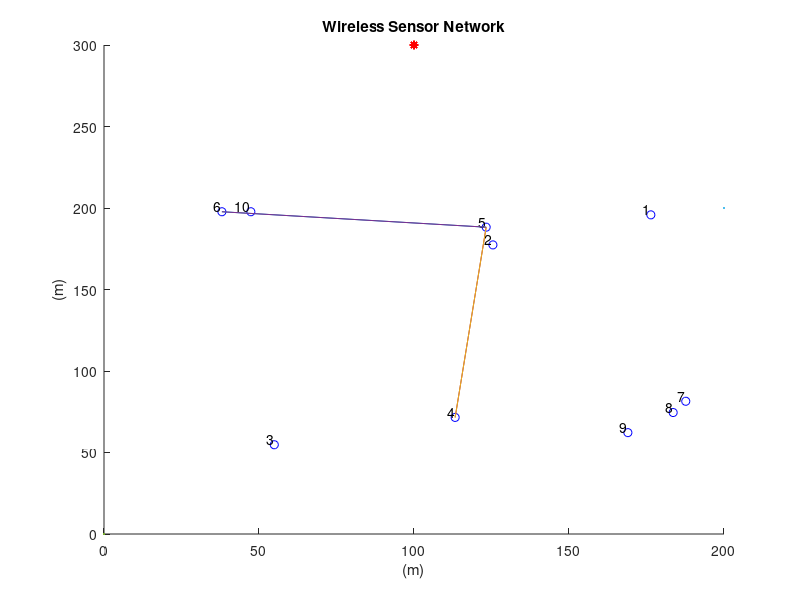

Here is the MATLAB script that generated this plot:
% inisialisasi node
close all;
clear;
clc;
xm=200;             %ukuran dimensi plot
ym=200;             %ukuran dimensi plot
x=0;
y=0;
n=10;               %jumlah node yang di inisialisasi
nCH=3;              % jumlah CH yang dijadikan CH pegasis
dead_nodes=0;       %jumlah node yang mati
sinkx=100;          %koordinat Sink Node
sinky=300;          %koordinat Sink Node
Emin=0.5;           %inisialisai energi minum
Emax=1;             %inisialisasi energi maksimum
Eelec=50*10^(-9);   %energi yang dibutuhkan untuk running ( transmiter atau reciver)
Eamp=100*10^(-12);  %faktor pengali amplifire
EDA=5*10^(-9);      %energi agregasi data
k=2000;             %bersar paket yangdikirimkan
p=0.05;             %faktor pengali untuk menentukan cluster head
No=p*n;             %jumlah cluster head dengan faktor pengali P
rnd=0;              %ronde dari operasi
operating_nodes=n;  %jumlah operasi node
transmissions=0;    %variable transmisi
temp_val=0;
flag1stdead=0;

%PEGASIS%
d(n,n)=0;
temp_dead=0;
dead_nodes=0;
selected=0;
count=0;
turn=0;
locIDx=[];
locIDy=[];


for i=1:n
    
    SN(i).id=i;	% sensor's ID number
    SN(i).x=rand(1,1)*xm;	% X-axis coordinates of sensor node
    SN(i).y=rand(1,1)*ym;	% Y-axis coordinates of sensor node
    locIDx(i)=SN(i).x;
    locIDy(i)=SN(i).y;    
    %     fprintf('x = %u , y = %u \n', [locIDx(i) locIDy(i)].');
    SN(i).E=(Emax-Emin).*rand(1,1)+Emin;     % nodes energy levels (initially set to be equal to "Eo"
    SN(i).role=0;   % node acts as normal if the value is '0', if elected as a cluster head it  gets the value '1' (initially all nodes are normal)
    SN(i).cond=1;	% States the current condition of the node. when the node is operational its value is =1 and when dead =0
    SN(i).rop=0;	% number of rounds node was operational
    SN(i).dts=0;    % nodes distance from the sink
    SN(i).tel=0;	% states how many times the node was elected as a Cluster Head
    
    %LEACH%
    SN(i).rn=0;     % round node got elected as cluster head
    SN(i).chid=0;   % node ID of the cluster head which the "i" normal node belongs to
    SN(i).cluster=0;	% the cluster which a node belongs to
    SN(i).dtch=0;	% nodes distance from the cluster head of the cluster in which he belongs
    
    %PEGASIS%
    SN(i).pos=0;
    SN(i).closest=0;
    SN(i).prev=0;
    SN(i).dis=0;	% distance between two nodes headin towards to the cluster head from position 1
    SN(i).dis2=0;   % distance between two nodes headin towards to the cluster head from position 2
    SN(i).order=0;
    SN(i).sel=0;    % states if the node has already operated for this round or not (if 0 then no, if 1 then yes)
    order(i)=0;
    
    labels = {SN(i).id};
    hold on;
    figure(1)
    plot(x,y,xm,ym,SN(i).x,SN(i).y,'ob',sinkx,sinky,'*r');
    text(SN(i).x,SN(i).y,labels,'VerticalAlignment','bottom','HorizontalAlignment','right')
    title 'Wireless Sensor Network';
    xlabel '(m)';
    ylabel '(m)';
    
end

%%%%%% Set-Up Phase %%%%%%

% while operating_nodes>5
    for z=1:2
    rnd;
    CLheads=0;
    energy=0;
    % Cluster Heads Election %
    for i=1:n
        SN(i).cluster=0;    % reseting cluster in which the node belongs to
        SN(i).role=0;       % reseting node role
        SN(i).chid=0;       % reseting cluster head id
    end
    if (SN(i).E>0)
        for i=1:n
            T(i)=SN(i).E;
        end
        A=sort(T,'descend'); % Creates array A containing the energy level each node,
        A_id(1:n)=0;
        for i=1:n
            for j=1:n
                if A(i)==SN(j).E
                    A_id(i)=SN(j).id;
                end
            end
        end
        topID=[];
        topPower=[];
        for i=1:nCH
            topPower(i)=A(i);
            topID(i)=A_id(i);
            SN(topID(i)).role=1;	% assigns the node role of acluster head
            SN(topID(i)).rn=rnd;	% Assigns the round that the cluster head was elected to the data table
            SN(topID(i)).tel=SN(topID(i)).tel + 1;
            SN(topID(i)).dts=sqrt((sinkx-SN(topID(i)).x)^2 + (sinky-SN(topID(i)).y)^2); % calculates the distance between the sink and the cluster hea
            CLheads=CLheads+1;	% sum of cluster heads that have been elected
            SN(topID(i)).cluster=CLheads; % cluster of which the node got elected to be cluster head
            CL(CLheads).x=SN(topID(i)).x; % X-axis coordinates of elected cluster head
            CL(CLheads).y=SN(topID(i)).y; % Y-axis coordinates of elected cluster head
            CL(CLheads).id=topID(i); % Assigns the node ID of the newly elected cluster head to an array
        end
    end
    % Fixing the size of "CL" array %
    CL=CL(1:CLheads);
    % Grouping the Nodes into Clusters & caclulating the distance between node and cluster head %
    for i=1:n
        %         fprintf('ID = %u , Role = %u \n', [(i) SN(i).role].');
        if  (SN(i).role==0) && (SN(i).E>0) && (CLheads>0) % if node is normal
            for m=1:CLheads
                d(m)=sqrt((CL(m).x-SN(i).x)^2 + (CL(m).y-SN(i).y)^2);
            end
            d=d(1:CLheads); % fixing the size of "d" array
            [M,I]=min(d(:)); % finds the minimum distance of node to CH
            [Row, Col] = ind2sub(size(d),I); % displays the Cluster Number in which this node belongs too
            SN(i).cluster=Col; % assigns node to the cluster
            SN(i).dtch= d(Col); % assigns the distance of node to CH
            SN(i).chid=CL(Col).id;
%             fprintf('ID = %u \t , ch = %u \n', [i , SN(i).chid].');
        end
    end
    
    
    q=0;
    dead_nodesPeg=0;
    EelecPeg=50*10^(-9); % units in Joules/bit
    ETxPeg=50*10^(-9); % units in Joules/bit
    ERxPeg=50*10^(-9); % units in Joules/bit
    EampPeg=100*10^(-12); % units in Joules/bit/m^2 (amount of energy spent by the amplifier to transmit the bits)
    EDAPeg=5*10^(-9); % units in Joules/bit
    rndPeg=0;
    operating_nodesPeg=nCH;
    transmissionsPeg=0;
    d(nCH,nCH)=0;
    dist_list(nCH,nCH)=0;
    temp_deadPeg=0;
    dead_nodesPeg=0;
    selectedPeg=0;
    flag1stdeadPeg=0;
    countPeg=0;
    turnPeg=0;
    temp_valPeg=0;
    cl_posPeg=0;
     
    % Plotting the WSN %
    IDPEG=[];
    POWERPEG=[];
    res=1;  %separate LEACH and PEGASIS variable
    locTOPIDx=[];
    locTOPIDy=[];
    for i=1:n
        for j=1:nCH
            if i==topID(j)
                locTOPIDx(res)=locIDx(i);
                locTOPIDy(res)=locIDy(i);
                IDPEG(res) =i;
                POWERPEG(res)=topPower(j);
                %       fprintf('id(j) = %u , power = %u \n', [(i) topPower(j)].');
                res=res+1;
            end
        end
    end
    % for i=1:nCH
    %
    % end
    for i=1:n
        SN(i).idPeg=i;
        for x=1:nCH
            if i==IDPEG(x)
                SN(i).xPeg=locTOPIDx(x);	% X-axis coordinates of sensor node
                SN(i).yPeg=locTOPIDy(x);	% Y-axis coordinates of sensor node
                labels = {IDPEG(x)};
                labelse = {POWERPEG(x)};
                SN(x).re=IDPEG(x);
                
                SN(i).EPeg=SN(i).E;     % nodes energy levels (initially set to be equal to "Eo"
                SN(i).condPeg=SN(i).cond;   % States the current condition of the node. when the node is operational its value is =1 and when dead =0
                SN(i).dtsPeg=0;    % nodes distance from the sink
                SN(i).rolePeg=0;   % node acts as normal if the value is '0', if elected as a cluster head it  gets the value '1' (initially all nodes are normal)
                SN(i).posPeg=0;
                SN(i).closestPeg=0;
                SN(i).prevPeg=0;
                SN(i).disPeg=0;	% distance between two nodes headin towards to the cluster head from position 1
                SN(i).dis2Peg=0;   % distance between two nodes headin towards to the cluster head from position 2
                SN(i).orderPeg=0;
                SN(i).selPeg=0;    % states if the node has already operated for this round or not (if 0 then no, if 1 then yes)
                SN(i).ropPeg=0;    % number of rounds node was operational
                SN(i).telPeg=0;    % states how many times the node was elected as a Cluster Head
                hold on;
            else
                SN(i).xPeg=locIDx(i);	% X-axis coordinates of sensor node
                SN(i).yPeg=locIDy(i);	% Y-axis coordinates of sensor node
                labels = {(i)};
                labelse = {A(i)};
                hold on;
            end
        end
        
        
        %orderPeg(i)=0;
        
        %         if z==1
        %             hold on;
        %             figure(10)
        %             plot(x,y,xm,ym,SN(i).xPeg,SN(i).yPeg,'ob',sinkx,sinky,'*r');
        %             text(SN(i).xPeg,SN(i).yPeg,labels,'VerticalAlignment','bottom','HorizontalAlignment','right');
        %             hold on;
        %             title 'Wireless Sensor Network Pegasis';
        %             xlabel '(m)';
        %             ylabel '(m)';
        %         end
        
        %         if z==2
        %             hold on;
        %             figure(11)
        %             plot(x,y,xm,ym,SN(i).xPeg,SN(i).yPeg,'ob',sinkx,sinky,'*r');
        %             text(SN(i).xPeg,SN(i).yPeg,labels,'VerticalAlignment','bottom','HorizontalAlignment','right');
        %             hold on;
        %             title 'Wireless Sensor Network Pegasis';
        %             xlabel '(m)';
        %             ylabel '(m)';
        %         end
    end
    
    % Calculates Distance Between Each Node and the Sink (Base Station) %
    for i=1:n
        for j=1:nCH
            if  i==IDPEG(j)
                SN(i).dtsPeg=sqrt((sinkx-SN(i).xPeg)^2 + (sinky-SN(i).yPeg)^2);
                SN(i).EPegsink=EelecPeg*k + EampPeg*k*(SN(i).dtsPeg)^2;
                T(i)=SN(i).dtsPeg;
            end
        end
    end
    
    
    
    APeg=sort(T,'descend'); % Creates array APeg containing the distance between each node and the sink,
    % sorted in an asceding order
    
    APeg_id(1:n)=0;
    % Creates array APeg_id which is sorted in a way that it's elements are
    % aligned with those of APeg. Contains the node ID
    for i=1:n
        for j=1:n
            if APeg(i)==SN(j).dtsPeg
                APeg_id(i)=SN(j).idPeg;
            end
        end
    end
    
    
    % Creation of d Array with shortest distances %
    
    
    for i=1:nCH 
        SN(i).closestPeg=0;
        for j=1:nCH
            %             for x=1:nCH
            %                 if  i==IDPEG(x)
            d(j,i)=sqrt((SN(i).xPeg-SN(j).xPeg)^2 + (SN(i).yPeg-SN(j).yPeg)^2);
            dist_list(j,i) = d(j,i);
            if d(j,i)==0
                d(j,i)=9999;
                dist_list(j,i) = d(j,i); %Creates array containing distance between nodes
                %                     end
                %                 end
            end
        end
    end
    
    
    for i=1:nCH
        
        [M,I]=min(d(:,i)); % finds the minimum distance of node to CH
        %         fprintf('size d = %u, ',[size(d)].');
        [Row, Col] = ind2sub(size(d),I); % displays the Cluster Number in which this node belongs too
        SN(IDPEG(i)).closestPeg=IDPEG(Row); % assigns node to the cluster
        %         fprintf(' d = %u, ',[d(Row,i)].');
        SN(IDPEG(i)).disPeg= d(Row,i); % assigns the distance of node to CH
        %         fprintf('id = %u , closest = %u, dis = %u \n' , [(IDPEG(i)) SN(IDPEG(i)).closestPeg , SN(IDPEG(i)).disPeg].');
        
        
    end
    
    
    % Choosing furthest node from sink %
    for i=1:nCH
        
        if SN(APeg_id(i)).EPeg>0 && SN(APeg_id(i)).selPeg==0 && SN(APeg_id(i)).condPeg==1
            set= APeg_id(i);
            SN(set).selPeg=1;
            SN(set).posPeg=1;
            %             fprintf('id = %u' , [ set].');
            break;
            
        end
    end
    orderPeg(1)=set;
    
    tempPeg=1;
    while selectedPeg<nCH
        min_disPeg=9999;
        for i=1:n
            for x=1:nCH
                if i==IDPEG(x)
                    if  SN(i).selPeg==0
                        d=sqrt((SN(i).xPeg-SN(set).xPeg)^2 + (SN(i).yPeg-SN(set).yPeg)^2);
                        if d<min_disPeg
                            min_disPeg=d;
                            next=i;
                        end
                    end
                end
            end
        end
        selectedPeg=selectedPeg+1;
        SN(set).closestPeg=next;
        SN(set).disPeg=min_disPeg;
        SN(next).selPeg=1;
        SN(next).prevPeg=set;
        SN(next).dis2Peg=sqrt((SN(set).xPeg-SN(next).xPeg)^2 + (SN(set).yPeg-SN(next).yPeg)^2);
        plot([SN(set).xPeg SN(next).xPeg], [SN(set).yPeg SN(next).yPeg])
        hold on;
        
        set=next;
        tempPeg=tempPeg+1;
        orderPeg(tempPeg)=set;
        
    end
    
    orderPeg(nCH+1)=[];
    SN(set).posPeg=2;
    SN(set).disPeg=0;
    SN(set).closestPeg=0;
    
    for i=1:nCH
        if SN(i).closestPeg==set && SN(i).posPeg==0
            SN(set).prevPeg=i;
            SN(set).dis2Peg=sqrt((SN(i).xPeg-SN(set).xPeg)^2 + (SN(i).yPeg-SN(set).yPeg)^2);
        end
    end
    
    energyPeg=0;
    
    for i=1:nCH
        SN(i).rolePeg=0;
    end
    
    % Cluster Head Election %
    
    mindis=sort(T,'ascend'); % Creates array APeg containing the distance between each node and the sink,
    % sorted in an asceding order
    c=1;
    mindis_id(1:n)=0;
    % Creates array APeg_id which is sorted in a way that it's elements are
    % aligned with those of APeg. Contains the node ID
    for i=1:n
        for j=1:n
            %fprintf('ID = %u /n , jarak = %u \n' , [mindis_id(i) , mindis(i)].');
            
            if mindis(i)==SN(j).dtsPeg
                mindis_id(c)=SN(j).idPeg;
                %fprintf('ID = %u \n' , [SN(j).idPeg ]');
                
                %                 fprintf('ID = %u /n , jarak = %u \n' , [mindis_id(c) , mindis(i)].');
                c=c+1;
            end
        end
    end
    
    
    tes=1;
    cluster_head=mindis_id(tes);
    % fprintf('ID = %u /n , jarak = %u \n' , [mindis_id(i)].');
    if SN(cluster_head).condPeg==0
        while SN(cluster_head).condPeg==0
            tes=tes+1;
            cluster_head=mindis_id(tes);
        end
    end
    
    if  SN(cluster_head).condPeg==1
        SN(cluster_head).rolePeg=1;
        SN(cluster_head).telPeg=SN(cluster_head).telPeg+1;
        %         figure(10)
        %         plot(SN(cluster_head).xPeg,SN(cluster_head).yPeg,'+r')
    end
    
    %     if z==2 && SN(cluster_head).condPeg==1
    %         SN(cluster_head).rolePeg=1;
    %         SN(cluster_head).telPeg=SN(cluster_head).telPeg+1;
    %         figure(11)
    %         plot(SN(cluster_head).xPeg,SN(cluster_head).yPeg,'+r')
    %     end
    
  
    
    for i=1:nCH
        if orderPeg(i)==cluster_head
%             orderPeg(i);
            cl_pos=i;
%             fprintf('Leadernode = %u \n', [cluster_head].');
%             fprintf('order = %u \n', [cl_pos].');
            break;
        end
    end
    
    
    %%%%%% Steady-State Phase %%%%%%
    
    
    
    % Energy Dissipation for normal nodes %
    for i=1:n
        if (SN(i).cond==1) && (SN(i).role==0) && (CLheads>0)
               if SN(i).E>0
                ETx= Eelec*k + Eamp * k * SN(i).dtch^2;
                SN(i).E=SN(i).E - ETx;
                energy=energy+ETx;
            
%            fprintf('node ID transmit= %u \t , energy = %u \n', [i , SN(i).E].');     
        
    
    
                % Dissipation for cluster head during reception
                if SN(SN(i).chid).E>0 && SN(SN(i).chid).cond==1 && SN(SN(i).chid).role==1
                    ERx=(Eelec+EDA)*k;
                    energy=energy+ERx;
                    SN(SN(i).chid).E=SN(SN(i).chid).E - ERx;
                    
                    
%            fprintf('CH receive= %u \t , energy = %u \n', [SN(i).chid , SN(SN(i).chid).E].');  
                    
                    if SN(SN(i).chid).E<=0  % if cluster heads energy depletes with reception
                        SN(SN(i).chid).cond=0;
                        SN(SN(i).chid).rop=rnd;
                        dead_nodes=dead_nodes +1;
                        operating_nodes= operating_nodes - 1;
                    end
                end
            end
%              fprintf('------------------------ \n');
            
            
            if SN(i).E<=0       % if nodes energy depletes with transmission
                dead_nodes=dead_nodes +1;
                operating_nodes= operating_nodes - 1;
                SN(i).cond=0;
                SN(i).chid=0;
                SN(i).rop=rnd;
            end
            
        end
        
    end
    
    
    
    % Energy Dissipation for cluster head nodes %
    
%     for i=1:n
%         if (SN(i).cond==1)  && (SN(i).role==1)
%             
%             %         fprintf('ID = %u \t , cond = %u \n', [i , SN(i).cond].');
%             if SN(i).E>0
%                 ETx= (Eelec+EDA)*k + Eamp * k * SN(i).dts^2;
%                 SN(i).E=SN(i).E - ETx;
%                 energy=energy+ETx;
%             end
%             if  SN(i).E<=0     % if cluster heads energy depletes with transmission
%                 dead_nodes=dead_nodes +1;
%                 operating_nodes= operating_nodes - 1;
%                 SN(i).cond=0;
%                 SN(i).rop=rnd;
%             end
%         end
%     end
%     
    %
    %
    if operating_nodes<n && temp_val==0
        temp_val=1;
        flag1stdead=rnd;
    end
    % Display Number of Cluster Heads of this round %
    %CLheads;
    
    
    transmissions=transmissions+1;
    if CLheads==0
        transmissions=transmissions-1;
    end
    
    
    % Next Round %
    rnd= rnd +1;
    fprintf('RND = %u \n', [rnd].');
    tr(transmissions)=operating_nodes;
    op(rnd)=operating_nodes;
    
    if energy>0
        nrg(transmissions)=energy;
    end
    
%     fprintf("OP = %u",[operating_nodes].');
end
sum=0;
for i=1:flag1stdead
    sum=nrg(i) + sum;
end
temp1=sum/flag1stdead;
temp2=temp1/n;
for i=1:flag1stdead
    avg_node(i)=temp2;
end
% fprintf("OP = %u",[operating_nodes].');
% % Plotting Simulation Results "Operating Nodes per Round" %
% figure(2)
% plot(1:rnd,op(1:rnd),'-r','Linewidth',2);
% title ({'LP'; 'Operating Nodes per Round';})
% xlabel 'Rounds';
% ylabel 'Operational Nodes';
% hold on;
% 
% % Plotting Simulation Results  %
% figure(3)
% plot(1:transmissions,tr(1:transmissions),'-r','Linewidth',2);
% title ({'LP'; 'Operational Nodes per Transmission';})
% xlabel 'Transmissions';
% ylabel 'Operational Nodes';
% hold on;
% 
% % Plotting Simulation Results  %
% figure(4)
% plot(1:flag1stdead,nrg(1:flag1stdead),'-r','Linewidth',2);
% title ({'LP'; 'Energy consumed per Transmission';})
% xlabel 'Transmission';
% ylabel 'Energy ( J )';
% hold on;
% 
% 
